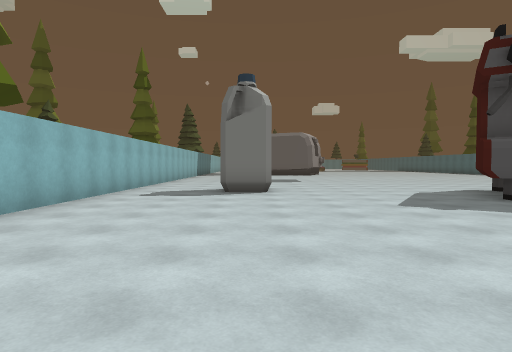
view 1 (above)

23 first-person views from a walk through a scene from a Unity 3-D project. The camera is 1.4 m above the floor, tilts 2° down and sees 75° across. The floor is counted in squares, 2 m on a side. Each view is taken from the middle of a square. On the plan, view 1 faces up. The plan holds only what a view shows up to about 10 squares ahead; the rest is blank. The place goes on beyond the plan.

view 2
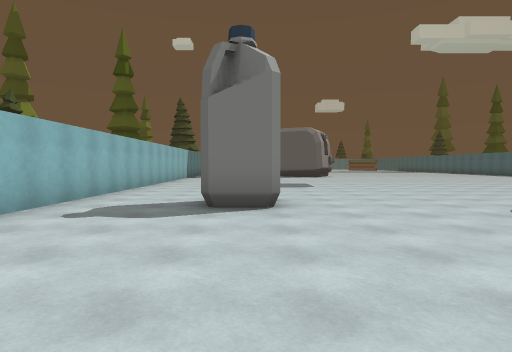

view 3
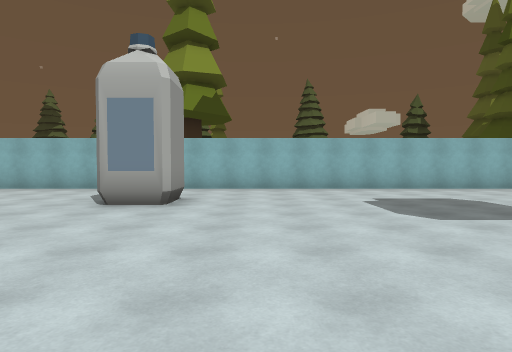

view 4
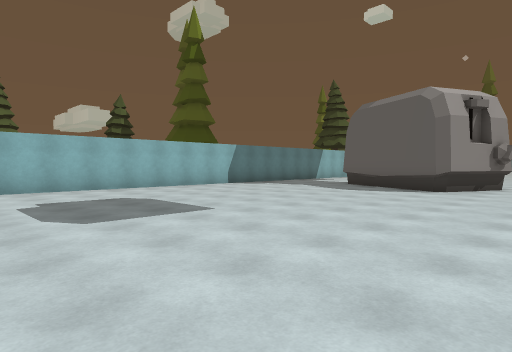

view 5
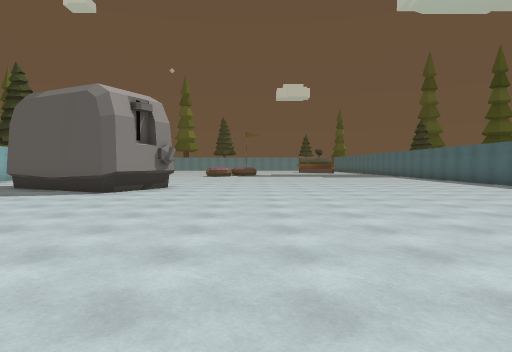

view 6
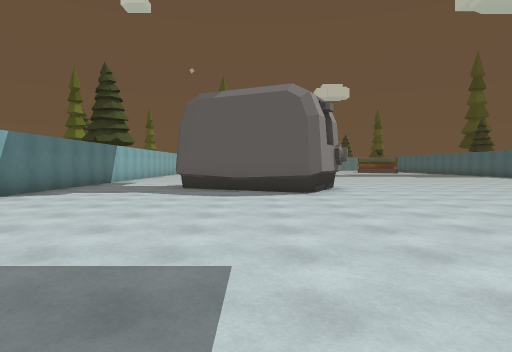

view 7
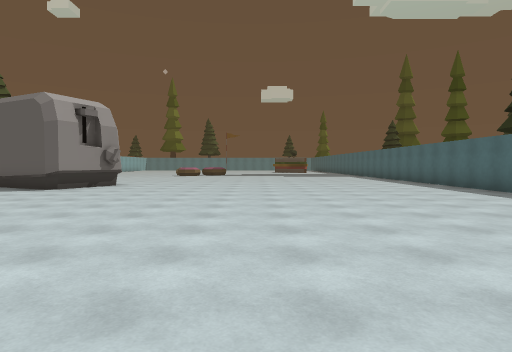

view 8
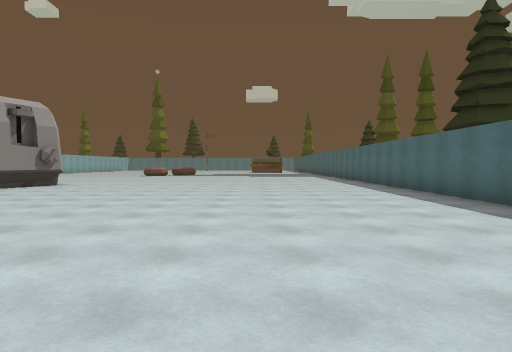

view 9
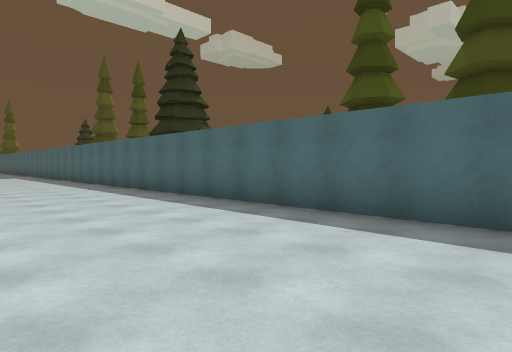

view 10
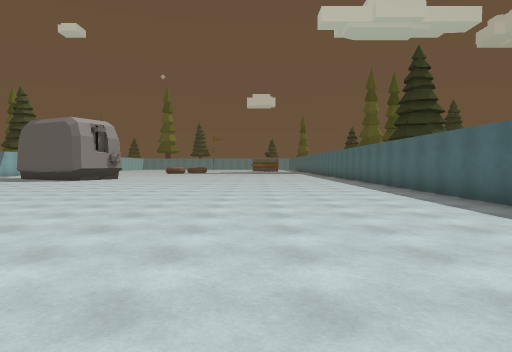

view 11
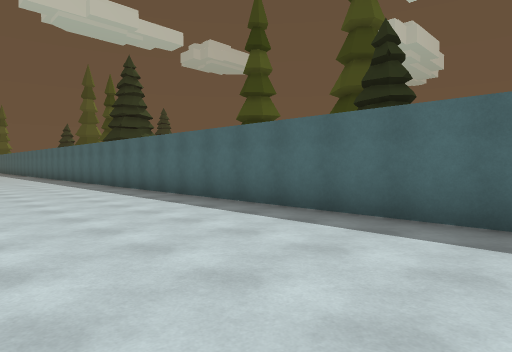

view 12
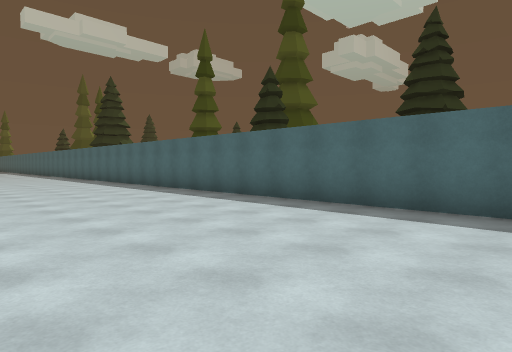

view 13
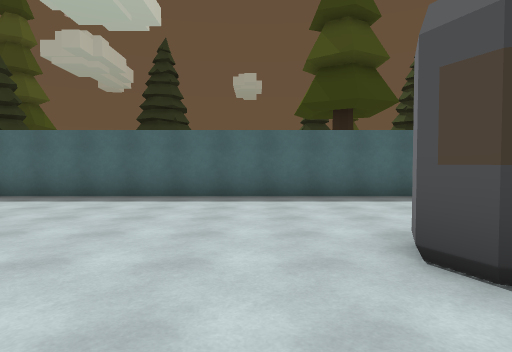

view 14
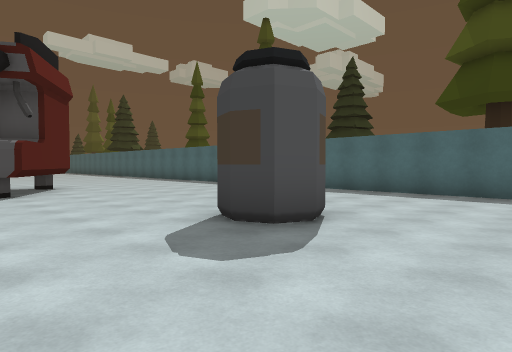

view 15
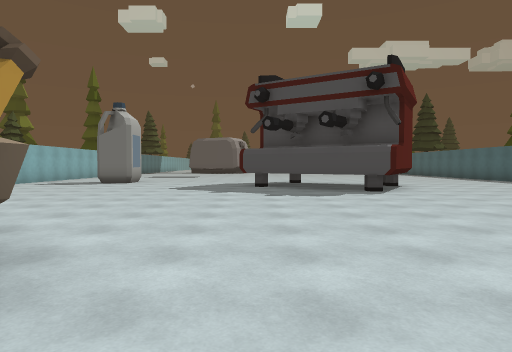

view 16
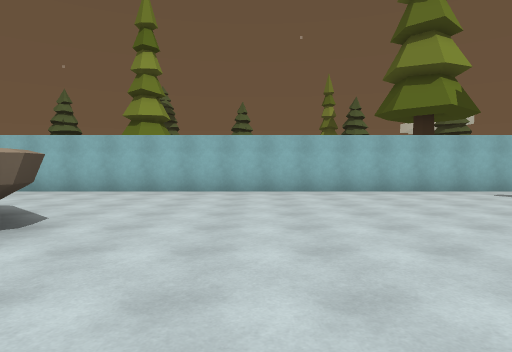

view 17
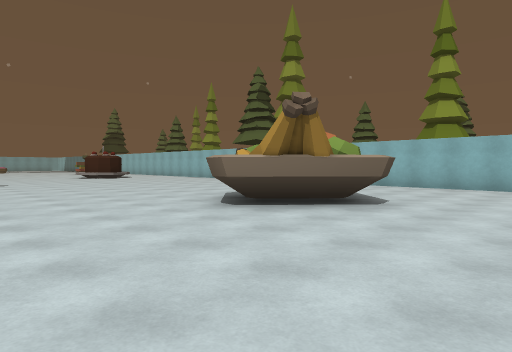

view 18
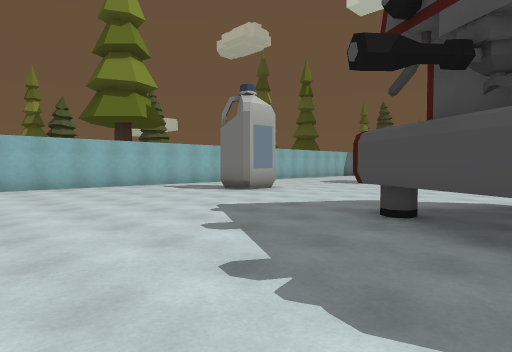

view 19
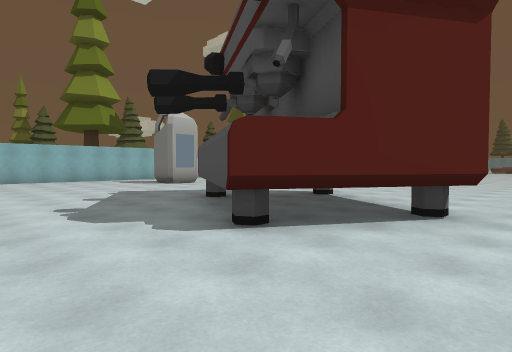

view 20
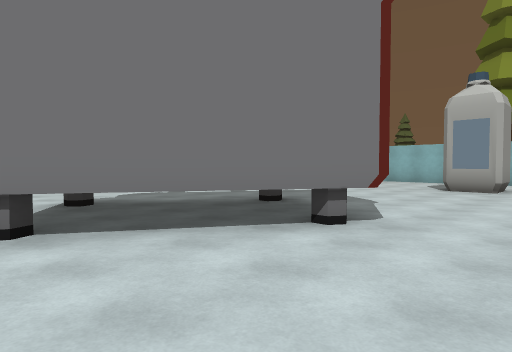

view 21
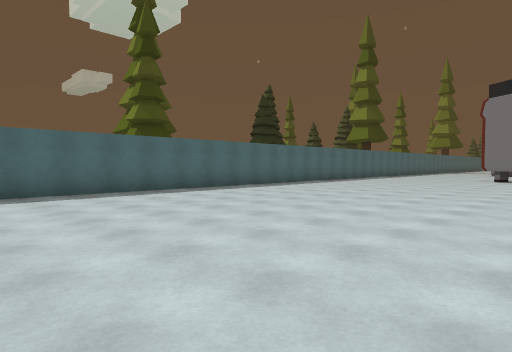

view 22
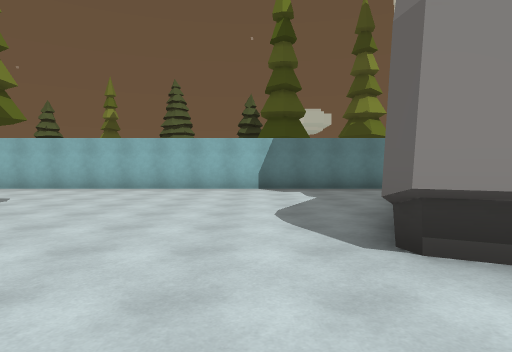

view 23
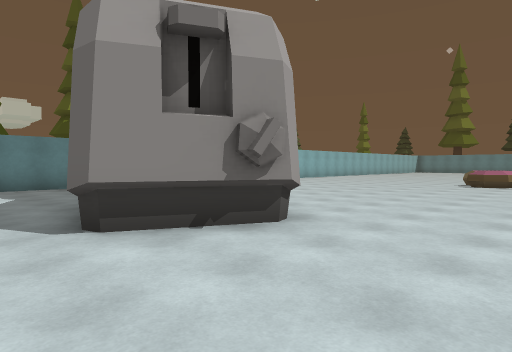

### Floor plan
Key: @ floor where view 1 was taken; # wall or solid block; . floor; ^ raised ledge; T thing the floor can be seen under or through.
Columns run from 4 left of view 1 to 16 right of it. Each row starts with its distance up from view 1.
 23 #...##  #..........
 22 #....####...........#
 21 #...................#
 20 #...................#
 19 #...................#
 18 #...................#
 17 #...................#
 16 #...................#
 15 #...................#
 14 #...................#
 13 #...................#
 12 #...................#
 11 #...................#
 10 #...................#
  9 #...#.....TT........#
  8 #.........^^^.......#
  7 #........T   ##.....#
  6 #.........T  ^......#
  5 #..........TTT......#
  4 #...................#
  3 #...................#
  2 #...................#
  1 #...................#
  0 #...@...............#
 -1 #....##.......##....#
 -2 #...  ##............#
 -3 #...   #............#
 -4 #.     .........

Positions as (right, up) in squares from view 1, and headings:
1: (0, 0), facing up
2: (0, 3), facing up
3: (6, 11), facing left
4: (6, 12), facing up-left
5: (7, 13), facing up
6: (2, 13), facing up
7: (9, 12), facing up
8: (11, 12), facing up
9: (11, 11), facing up-right
10: (11, 7), facing up
11: (11, 6), facing up-right
12: (10, 1), facing up-right
13: (8, 1), facing right
14: (7, -4), facing up-right
15: (5, -4), facing up
16: (5, 2), facing left
17: (7, 2), facing down-left
18: (7, 2), facing up-left
19: (11, 2), facing up-left
20: (10, 11), facing down-left
21: (7, 23), facing down-right
22: (6, 20), facing left
23: (7, 20), facing up-left
